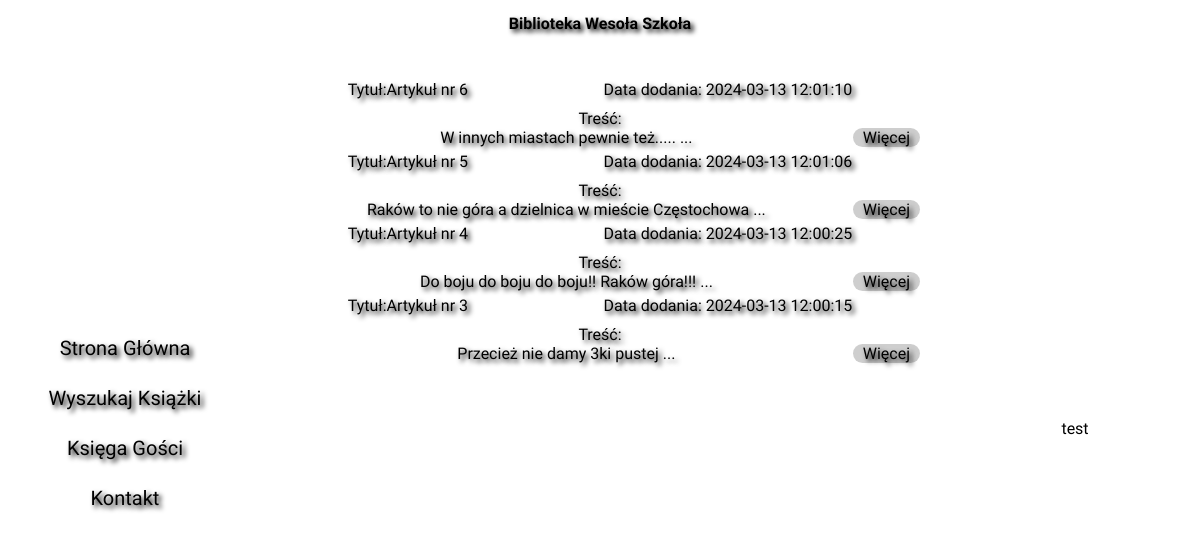
/FO/index.php, run on the app's committed database.
### tables this page shows
CREATE TABLE `article` (
  `article_id` int(11) NOT NULL,
  `title` varchar(255) NOT NULL,
  `text` longtext NOT NULL,
  `link` longtext NOT NULL,
  `author` varchar(255) NOT NULL,
  `data` datetime NOT NULL
);

### DB/db_connection.php (called while the page is built, shortened)
<?php
class db_connection{
    var $host = "localhost";
    var $dbname = "wiai";
    var $username = "root";
    var $password = "";
    public function databaseConnect(){
        $con = mysqli_connect($this->host, $this->username, $this->password, $this->dbname);
        if(!$con){
            die("Connection failed: " . mysqli_connect_error());
        }
        else{
            $this->connect = $con;
        }
    }
}
?>

### DB/db_article.php (called while the page is built, shortened)
<?php
include('db_connection.php');
class db_article extends db_connection{
    function selectArticle(){
        $query = 'SELECT * FROM `article` ORDER BY article_id DESC';
        $data = mysqli_query($this->connect, $query);
        if (mysqli_num_rows($data) > 0){
            return $data;
        }
    }
}
?>

### FO/news.php (the view, shortened to what this page needs)
<div id="contactInfo" class="contact-container">
<?php
    include('../DB/db_article.php');
    $baza = new db_article();
    $baza->databaseConnect();
    $data = $baza->selectArticle();
    $counter = 0;
    if (mysqli_num_rows($data) > 0)
    {
        while($row = mysqli_fetch_assoc($data))
        {
            echo "<div id='wpis' class='artykul'>
                    <section class='gorny_panel_wpisu'>
                        <p>Tytuł:".$row['title']."</p>
                        <p>Data dodania: ".$row['data']."</p>
                    </section>
                    <article>
                        <p>Treść:</p>
                        ".substr($row['text'],0,150)." ...
                        <a href='./index.php?id=article&id_article=".$row['article_id']."'>Więcej</a>
                    </article>
            </div>";
            $counter++;
            if ($counter >= 4) {
                break;
            }
        }
    }
?>
</div>

### FO/style.css (style rules this page uses)
* { margin: 0px; font-family: 'Playpen Sans', cursive; }
#searchBooks, #searchGuests, #contactInfo, #loginPage { margin-top: 2%; text-align: center; color: #000; text-shadow: 3px 3px 5px #000000; }
.artykul { color: #000000; text-align: center; background-color: rgba(255, 255, 255, 0.8); margin-left: auto; margin-right: auto; height: auto; width: 80%; border-radius: 10px; margin-bottom: 5px; }
.artykul a { padding-right: 10px; padding-left: 10px; background-color: rgba(158, 158, 158, 0.5); text-decoration: none; color: #000000; float: right; border-radius: 10px; }
.gorny_panel_wpisu { display: flex; justify-content: space-around; }
article { padding-top: 10px; }

### data on the page
article: title "Artykuł nr 6", data "2024-03-13 12:01:10", text "W innych miastach pewnie też....."
article: title "Artykuł nr 5", data "2024-03-13 12:01:06", text "Raków to nie góra a dzielnica w mieście Częstochowa"
article: title "Artykuł nr 4", data "2024-03-13 12:00:25", text "Do boju do boju do boju!! Raków góra!!!"
article: title "Artykuł nr 3", data "2024-03-13 12:00:15", text "Przecież nie damy 3ki pustej"
